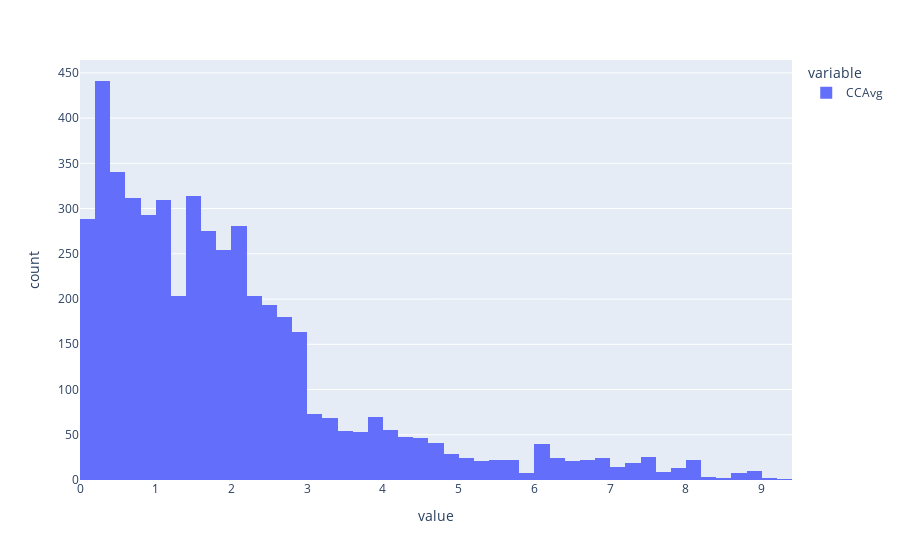

Notebook code cell kept with this figure:
### Code cell
px.histogram(df2['CCAvg'])

### Figure 1 — Plotly figure (JSON) as saved in the notebook; plotly's stock layout.template omitted (floating-point values rounded to 4 significant figures; data arrays with more than 128 entries replaced by an {"elided": "..."} marker saying what was removed)
{"data": [{"alignmentgroup": "True", "bingroup": "x", "hovertemplate": "variable=CCAvg<br>value=%{x}<br>count=%{y}<extra></extra>", "legendgroup": "CCAvg", "marker": {"color": "#636efa", "pattern": {"shape": ""}}, "name": "CCAvg", "offsetgroup": "CCAvg", "orientation": "v", "showlegend": true, "type": "histogram", "x": {"elided": "4948 float values"}, "xaxis": "x", "yaxis": "y"}], "layout": {"barmode": "relative", "legend": {"title": {"text": "variable"}, "tracegroupgap": 0}, "margin": {"t": 60}, "xaxis": {"anchor": "y", "domain": [0, 1], "title": {"text": "value"}}, "yaxis": {"anchor": "x", "domain": [0, 1], "title": {"text": "count"}}}}
